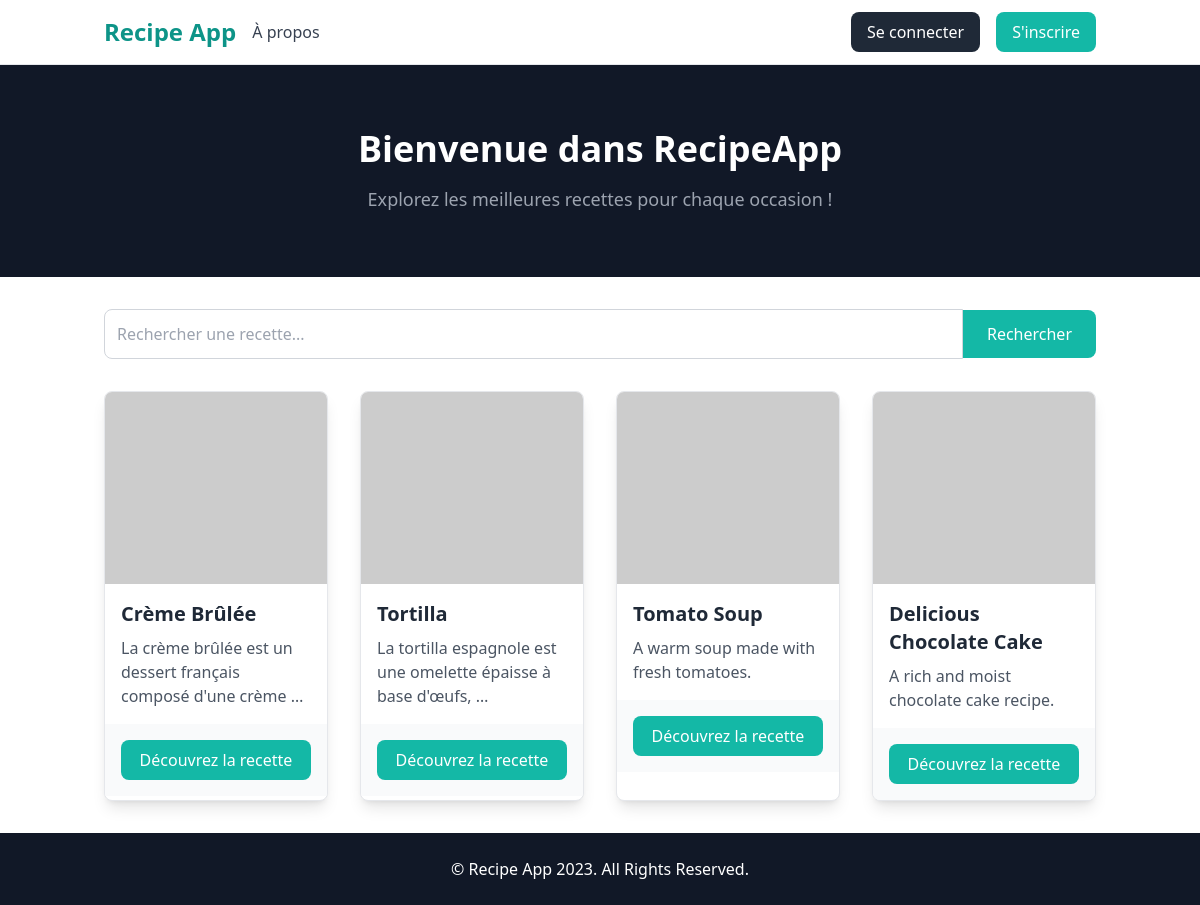
Page /recipes/ on the earlier database version.
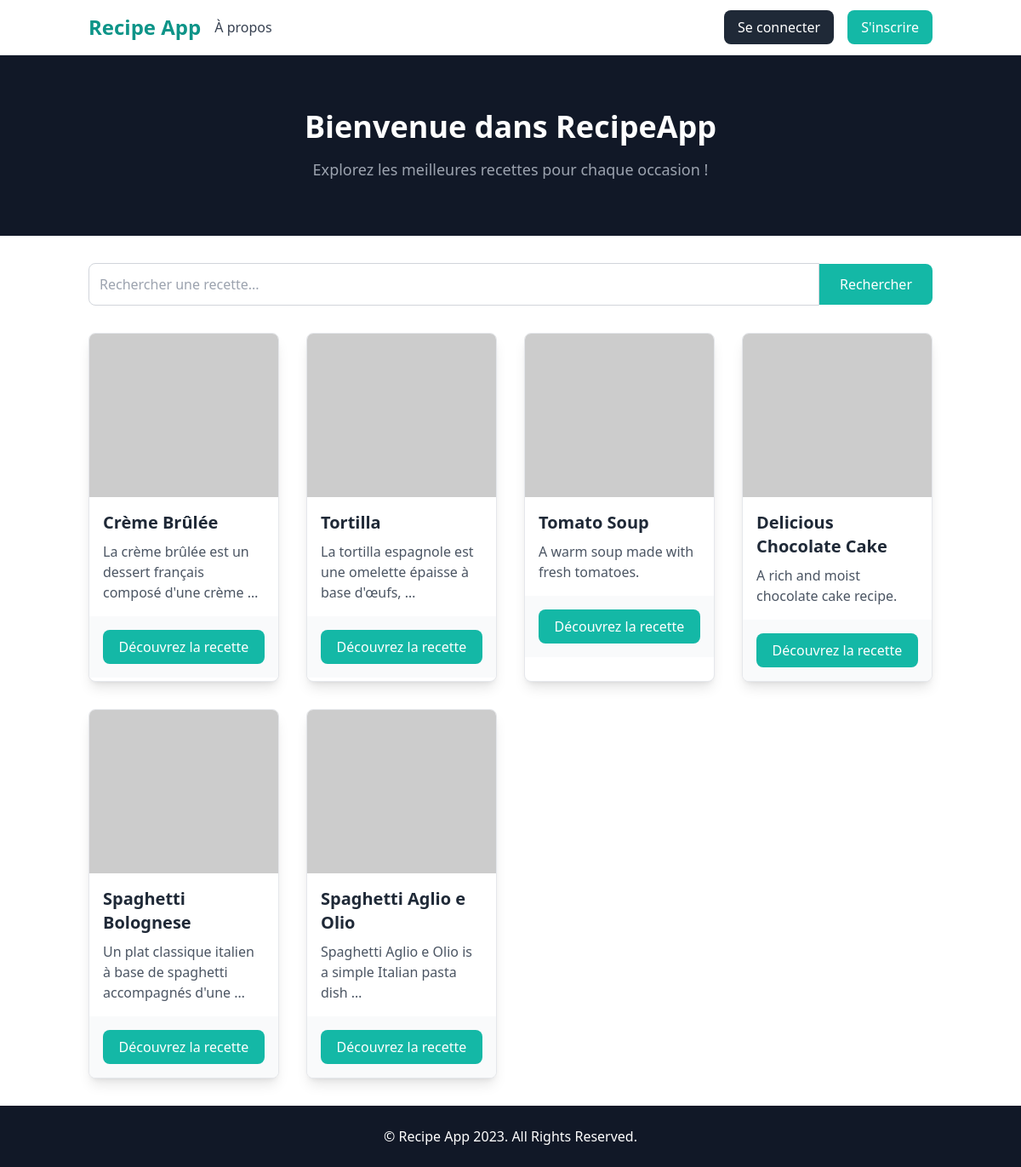
Same page on the later database version.
### recipes/models.py (models this page shows, shortened)
class Recipe(models.Model):
    title = models.CharField(max_length=200)
    description = models.TextField()
    user = models.ForeignKey(User, on_delete=models.SET_NULL, null=True, blank=True)
    instructions = models.TextField()

### recipes/views.py (the view)
# urls.py: path('',recipes.views.index,name='recipes'),
def index(request):
    template = loader.get_template("./recipes/index.html")
    recettes = Recipe.objects.all()
    return HttpResponse(template.render(request=request,context={"recettes":recettes}))

### recipes/templates/recipes/index.html (shortened to what this page needs)
<!DOCTYPE html>
<html lang="en">
<head>
    <script src="https://cdn.tailwindcss.com"></script>
</head>
<body class="font-sans antialiased">
    <nav class="bg-white border-b border-gray-200">
        <div class="container mx-auto px-4 py-3 flex justify-between items-center">
            <div class="flex items-center space-x-4">
                <a href="#" class="text-2xl font-semibold text-teal-600">Recipe App</a>
                <a href="#" class="text-gray-700 hover:text-teal-600">À propos</a>
            </div>
            <div class="flex items-center space-x-4">
                {% if user.is_authenticated %}
                    <p class="text-gray-700">Bonjour, <span class="font-bold">{{ user.username }}</span></p>
                    <a href="{% url 'profile' %}" class="bg-teal-500 text-white hover:bg-teal-600 px-4 py-2 rounded-lg">Profile</a>
                {% else %}
                    <a href="{% url 'login' %}" class="bg-gray-800 text-white hover:bg-gray-900 px-4 py-2 rounded-lg">Se connecter</a>
                    <a href="{% url 'signup' %}" class="bg-teal-500 text-white hover:bg-teal-600 px-4 py-2 rounded-lg">S'inscrire</a>
                {% endif %}
            </div>
        </div>
    </nav>
    <header class="bg-gray-900 py-16">
        <div class="container mx-auto text-center text-white">
            <h1 class="text-4xl font-bold">Bienvenue dans RecipeApp</h1>
            <p class="text-lg mt-4 text-gray-400">Explorez les meilleures recettes pour chaque occasion !</p>
        </div>
    </header>
    <section class="mt-8">
        <div class="container mx-auto px-4">
            <div class="flex items-center">
                <input type="text" placeholder="Rechercher une recette..." class="flex-1 border border-gray-300 p-3 rounded-l-lg focus:outline-none">
                <button class="bg-teal-500 text-white hover:bg-teal-600 px-6 py-3 rounded-r-lg">Rechercher</button>
            </div>
        </div>
    </section>
    <section class="py-8">
        <div class="container mx-auto px-4">
            <div class="grid grid-cols-1 md:grid-cols-2 lg:grid-cols-4 gap-8">
                {% for recette in recettes %}
                <div class="bg-white border border-gray-200 rounded-lg shadow-lg overflow-hidden hover:scale-105 transform transition">
                    <img src="https://dummyimage.com/450x300/dee2e6/6c757d.jpg" alt="{{ recette.title }}" class="w-full h-48 object-cover">
                    <div class="p-4">
                        <h2 class="text-xl font-semibold text-gray-800">{{ recette.title }}</h2>
                        <p class="text-gray-600 mt-2">{{ recette.description|truncatewords:10 }}</p>
                    </div>
                    <div class="p-4 bg-gray-50">
                        <a href="{% url 'recette_info' recette.title%}" class="bg-teal-500 text-white hover:bg-teal-600 px-4 py-2 block text-center rounded-lg">Découvrez la recette</a>
                    </div>
                </div>
                {% endfor %}
            </div>
        </div>
    </section>
    <footer class="bg-gray-900 py-6">
        <div class="container mx-auto text-center text-white">
            <p>&copy; Recipe App 2023. All Rights Reserved.</p>
        </div>
    </footer>
</body>
</html>

Differences in the rows shown:
added Recipe: title "Spaghetti Bolognese", description "Un plat classique italien à base de spaghetti accompagnés d'une …"
added Recipe: title "Spaghetti Aglio e Olio", description "Spaghetti Aglio e Olio is a simple Italian pasta dish …"
